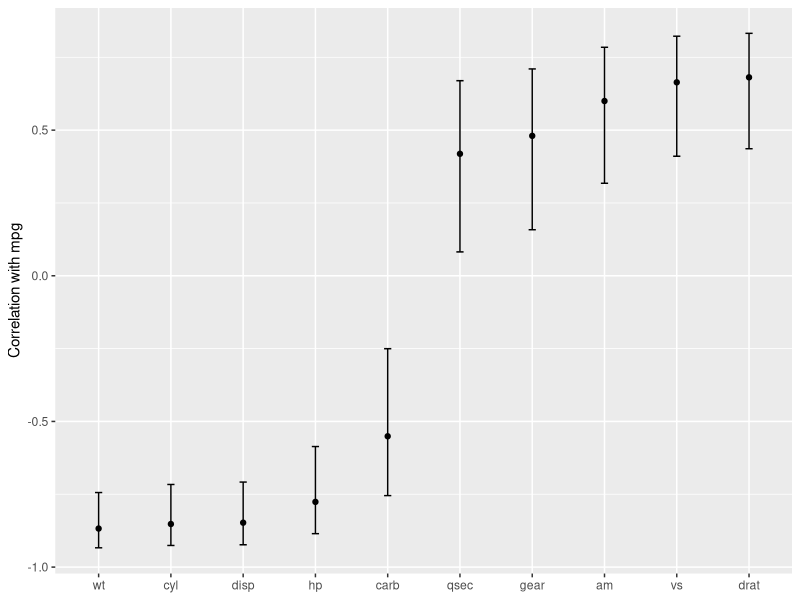

This figure's R source: (Note: this script raises an error after producing the figure.)
## ---- chunk 1
library(tidyverse)
# the result using map()

corr_res = map(mtcars %>% select(-mpg), cor.test, mtcars$mpg)
head(str(corr_res))
corr_res[[1]]
## ---- chunk 2
library(broom)
tidy(corr_res[[1]])


corr_res %>% 
  # Convert each to a tidy format; `map_dfr()` stacks the data frames 
  map_dfr(tidy, .id = "predictor") %>% 
  ggplot(aes(x = fct_reorder(predictor, estimate))) + 
  geom_point(aes(y = estimate)) + 
  geom_errorbar(aes(ymin = conf.low, ymax = conf.high), width = .1) +
  labs(x = NULL, y = "Correlation with mpg")
## ---- chunk 3
data(crickets, package = "modeldata")
split_by_species = crickets  %>% group_nest(species) 

split_by_species
## ---- chunk 4
model_by_species <- 
  split_by_species %>% 
  mutate(model = map(data, ~ lm(rate ~ temp, data = .x)))
model_by_species
## ---- chunk 5
model_by_species %>% 
  mutate(coef = map(model, tidy)) %>% 
  select(species, coef) %>% 
  unnest(cols = c(coef))
## ---- chunk 6
data(ames, package = "modeldata")
dim(ames)
## ---- chunk 7
ggplot(ames, aes(x = Sale_Price)) + geom_histogram(bins = 50)
ggplot(ames, aes(x = Sale_Price)) + geom_histogram(bins = 50) + scale_x_log10()
## ---- chunk 8
ames = ames %>% mutate(Sale_Price = log10(Sale_Price))
